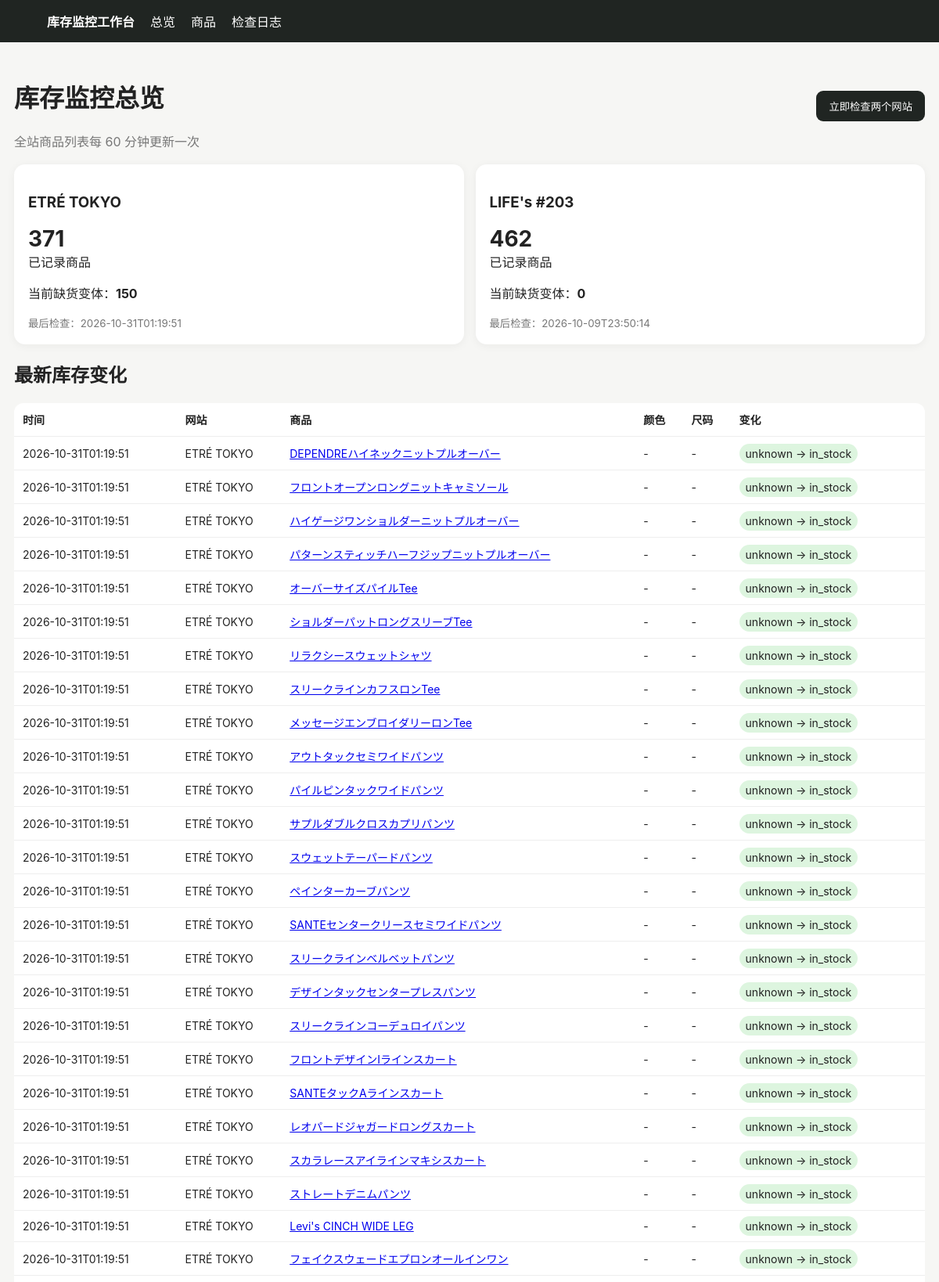
The page / (upper part) on the database its author committed.
### tables this page shows
CREATE TABLE products (
 id INTEGER PRIMARY KEY AUTOINCREMENT,
 site TEXT NOT NULL,
 url TEXT NOT NULL UNIQUE,
 name TEXT NOT NULL,
 price TEXT,
 image_url TEXT,
 first_seen TEXT NOT NULL,
 last_seen TEXT NOT NULL
);

### app/main.py (the view)
@app.get("/")
def dashboard(request: Request):
    with conn() as c:
        sites = c.execute("""
        SELECT p.site, COUNT(DISTINCT p.id) products,
        SUM(CASE WHEN v.status='out_of_stock' THEN 1 ELSE 0 END) out_count,
        MAX(v.last_checked) last_checked
        FROM products p LEFT JOIN variants v ON v.product_id=p.id
        GROUP BY p.site ORDER BY p.site
        """).fetchall()
        changes = c.execute("""
        SELECT ch.*,p.site,p.name,p.url,p.image_url
        FROM changes ch JOIN products p ON p.id=ch.product_id
        ORDER BY ch.detected_at DESC LIMIT 100
        """).fetchall()
        runs = c.execute("SELECT * FROM runs ORDER BY id DESC LIMIT 20").fetchall()
    return templates.TemplateResponse("dashboard.html", {"request":request,"sites":sites,"changes":changes,"runs":runs})

### app/templates/dashboard.html (shortened to what this page needs)
{% extends "base.html" %}{% block content %}
<div class="top"><div><h1>库存监控总览</h1><div class="muted">全站商品列表每 60 分钟更新一次</div></div>
<form method="post" action="/run"><button>立即检查两个网站</button></form></div>
<div class="grid">{% for s in sites %}<div class="card"><h3>{{s.site}}</h3><div class="big">{{s.products or 0}}</div><div>已记录商品</div><p>当前缺货变体：<b>{{s.out_count or 0}}</b></p><small class="muted">最后检查：{{s.last_checked or "尚未检查"}}</small></div>{% endfor %}</div>
<h2>最新库存变化</h2><table><tr><th>时间</th><th>网站</th><th>商品</th><th>颜色</th><th>尺码</th><th>变化</th></tr>
{% for x in changes %}<tr><td>{{x.detected_at}}</td><td>{{x.site}}</td><td><a href="/product/{{x.product_id}}">{{x.name}}</a></td><td>{{x.color or "-"}}</td><td>{{x.size or "-"}}</td><td><span class="badge {{x.new_status}}">{{x.old_status}} → {{x.new_status}}</span></td></tr>{% else %}<tr><td colspan="6">第一次扫描后这里会显示变化。首次建立库存快照不会产生变化提醒。</td></tr>{% endfor %}</table>
{% endblock %}

### app/templates/base.html (style rules this page uses)
body { font-family:-apple-system,BlinkMacSystemFont,"Segoe UI",sans-serif;background:#f6f6f4;color:#222;margin:0 }
.grid { display:grid;grid-template-columns:repeat(auto-fit,minmax(240px,1fr));gap:15px }
.card { background:#fff;border-radius:14px;padding:18px;box-shadow:0 2px 12px #0000000d }
.big { font-size:28px;font-weight:700 }
button { background:#202522;color:#fff;border:0;border-radius:9px;padding:10px 16px;cursor:pointer }
table { width:100%;border-collapse:collapse;background:#fff;border-radius:12px;overflow:hidden }
th,td { padding:11px;border-bottom:1px solid #eee;text-align:left;font-size:14px }
.badge { padding:4px 8px;border-radius:999px;background:#eee }
.in_stock { background:#ddf5df }
.muted { color:#777 }
.top { display:flex;justify-content:space-between;align-items:center;margin-bottom:18px }

### rows shown on the page
products: detected_at "2026-10-31T01:19:51", site "ETRÉ TOKYO", name "DEPENDREハイネックニットプルオーバー", color "-", size "-", old_status "unknown", new_status "in_stock"
products: detected_at "2026-10-31T01:19:51", site "ETRÉ TOKYO", name "フロントオープンロングニットキャミソール", color "-", size "-", old_status "unknown", new_status "in_stock"
products: detected_at "2026-10-31T01:19:51", site "ETRÉ TOKYO", name "ハイゲージワンショルダーニットプルオーバー", color "-", size "-", old_status "unknown", new_status "in_stock"
products: detected_at "2026-10-31T01:19:51", site "ETRÉ TOKYO", name "パターンスティッチハーフジップニットプルオーバー", color "-", size "-", old_status "unknown", new_status "in_stock"
products: detected_at "2026-10-31T01:19:51", site "ETRÉ TOKYO", name "オーバーサイズパイルTee", color "-", size "-", old_status "unknown", new_status "in_stock"
products: detected_at "2026-10-31T01:19:51", site "ETRÉ TOKYO", name "ショルダーパットロングスリーブTee", color "-", size "-", old_status "unknown", new_status "in_stock"
products: detected_at "2026-10-31T01:19:51", site "ETRÉ TOKYO", name "リラクシースウェットシャツ", color "-", size "-", old_status "unknown", new_status "in_stock"
products: detected_at "2026-10-31T01:19:51", site "ETRÉ TOKYO", name "スリークラインカフスロンTee", color "-", size "-", old_status "unknown", new_status "in_stock"
products: detected_at "2026-10-31T01:19:51", site "ETRÉ TOKYO", name "メッセージエンブロイダリーロンTee", color "-", size "-", old_status "unknown", new_status "in_stock"
products: detected_at "2026-10-31T01:19:51", site "ETRÉ TOKYO", name "アウトタックセミワイドパンツ", color "-", size "-", old_status "unknown", new_status "in_stock"
products: detected_at "2026-10-31T01:19:51", site "ETRÉ TOKYO", name "パイルピンタックワイドパンツ", color "-", size "-", old_status "unknown", new_status "in_stock"
products: detected_at "2026-10-31T01:19:51", site "ETRÉ TOKYO", name "サプルダブルクロスカプリパンツ", color "-", size "-", old_status "unknown", new_status "in_stock"
products: detected_at "2026-10-31T01:19:51", site "ETRÉ TOKYO", name "スウェットテーパードパンツ", color "-", size "-", old_status "unknown", new_status "in_stock"
products: detected_at "2026-10-31T01:19:51", site "ETRÉ TOKYO", name "ペインターカーブパンツ", color "-", size "-", old_status "unknown", new_status "in_stock"
products: detected_at "2026-10-31T01:19:51", site "ETRÉ TOKYO", name "SANTEセンタークリースセミワイドパンツ", color "-", size "-", old_status "unknown", new_status "in_stock"
products: detected_at "2026-10-31T01:19:51", site "ETRÉ TOKYO", name "スリークラインベルベットパンツ", color "-", size "-", old_status "unknown", new_status "in_stock"
products: detected_at "2026-10-31T01:19:51", site "ETRÉ TOKYO", name "デザインタックセンタープレスパンツ", color "-", size "-", old_status "unknown", new_status "in_stock"
products: detected_at "2026-10-31T01:19:51", site "ETRÉ TOKYO", name "スリークラインコーデュロイパンツ", color "-", size "-", old_status "unknown", new_status "in_stock"
products: detected_at "2026-10-31T01:19:51", site "ETRÉ TOKYO", name "フロントデザインIラインスカート", color "-", size "-", old_status "unknown", new_status "in_stock"
products: detected_at "2026-10-31T01:19:51", site "ETRÉ TOKYO", name "SANTEタックAラインスカート", color "-", size "-", old_status "unknown", new_status "in_stock"
products: detected_at "2026-10-31T01:19:51", site "ETRÉ TOKYO", name "レオパードジャガードロングスカート", color "-", size "-", old_status "unknown", new_status "in_stock"
products: detected_at "2026-10-31T01:19:51", site "ETRÉ TOKYO", name "スカラレースアイラインマキシスカート", color "-", size "-", old_status "unknown", new_status "in_stock"
products: detected_at "2026-10-31T01:19:51", site "ETRÉ TOKYO", name "ストレートデニムパンツ", color "-", size "-", old_status "unknown", new_status "in_stock"
products: detected_at "2026-10-31T01:19:51", site "ETRÉ TOKYO", name "Levi's CINCH WIDE LEG", color "-", size "-", old_status "unknown", new_status "in_stock"
products: detected_at "2026-10-31T01:19:51", site "ETRÉ TOKYO", name "フェイクスウェードエプロンオールインワン", color "-", size "-", old_status "unknown", new_status "in_stock"

### other values the page prints
{{ s.site }} "ETRÉ TOKYO" "LIFE's #203"
{{ s.products or 0 }} "371" "462"
{{ s.out_count or 0 }} "150" "0"
{{ s.last_checked or "尚未检查" }} "2026-10-31T01:19:51" "2026-10-09T23:50:14"
